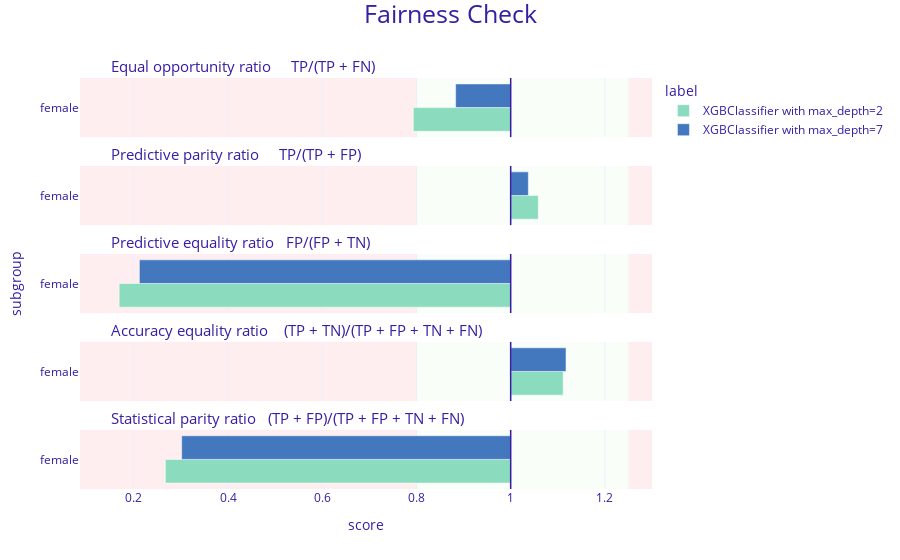

The cell this chart's notebook holds for it:
### Code cell
fobject_2.plot(fobject)

### Figure 1 — Plotly figure (JSON) as saved in the notebook; plotly's stock layout.template omitted (floating-point values rounded to 4 significant figures)
{"data": [{"alignmentgroup": "True", "customdata": [["female", 0.793, "XGBClassifier with max_depth=2"]], "hovertemplate": "<b>%{customdata[2]}</b><br>Subgroup: %{customdata[0]}<br>Score: %{customdata[1]}<br><extra></extra>", "legendgroup": "XGBClassifier with max_depth=2", "marker": {"color": "#8bdcbe", "pattern": {"shape": ""}}, "name": "XGBClassifier with max_depth=2", "offsetgroup": "XGBClassifier with max_depth=2", "orientation": "h", "showlegend": true, "textposition": "auto", "type": "bar", "x": [-0.2067], "xaxis": "x5", "y": [0.5], "yaxis": "y5"}, {"alignmentgroup": "True", "customdata": [["female", 1.059, "XGBClassifier with max_depth=2"]], "hovertemplate": "<b>%{customdata[2]}</b><br>Subgroup: %{customdata[0]}<br>Score: %{customdata[1]}<br><extra></extra>", "legendgroup": "XGBClassifier with max_depth=2", "marker": {"color": "#8bdcbe", "pattern": {"shape": ""}}, "name": "XGBClassifier with max_depth=2", "offsetgroup": "XGBClassifier with max_depth=2", "orientation": "h", "showlegend": false, "textposition": "auto", "type": "bar", "x": [0.0586], "xaxis": "x4", "y": [0.5], "yaxis": "y4"}, {"alignmentgroup": "True", "customdata": [["female", 0.169, "XGBClassifier with max_depth=2"]], "hovertemplate": "<b>%{customdata[2]}</b><br>Subgroup: %{customdata[0]}<br>Score: %{customdata[1]}<br><extra></extra>", "legendgroup": "XGBClassifier with max_depth=2", "marker": {"color": "#8bdcbe", "pattern": {"shape": ""}}, "name": "XGBClassifier with max_depth=2", "offsetgroup": "XGBClassifier with max_depth=2", "orientation": "h", "showlegend": false, "textposition": "auto", "type": "bar", "x": [-0.8312], "xaxis": "x3", "y": [0.5], "yaxis": "y3"}, {"alignmentgroup": "True", "customdata": [["female", 1.111, "XGBClassifier with max_depth=2"]], "hovertemplate": "<b>%{customdata[2]}</b><br>Subgroup: %{customdata[0]}<br>Score: %{customdata[1]}<br><extra></extra>", "legendgroup": "XGBClassifier with max_depth=2", "marker": {"color": "#8bdcbe", "pattern": {"shape": ""}}, "name": "XGBClassifier with max_depth=2", "offsetgroup": "XGBClassifier with max_depth=2", "orientation": "h", "showlegend": false, "textposition": "auto", "type": "bar", "x": [0.1114], "xaxis": "x2", "y": [0.5], "yaxis": "y2"}, {"alignmentgroup": "True", "customdata": [["female", 0.267, "XGBClassifier with max_depth=2"]], "hovertemplate": "<b>%{customdata[2]}</b><br>Subgroup: %{customdata[0]}<br>Score: %{customdata[1]}<br><extra></extra>", "legendgroup": "XGBClassifier with max_depth=2", "marker": {"color": "#8bdcbe", "pattern": {"shape": ""}}, "name": "XGBClassifier with max_depth=2", "offsetgroup": "XGBClassifier with max_depth=2", "orientation": "h", "showlegend": false, "textposition": "auto", "type": "bar", "x": [-0.7331], "xaxis": "x", "y": [0.5], "yaxis": "y"}, {"alignmentgroup": "True", "customdata": [["female", 0.883, "XGBClassifier with max_depth=7"]], "hovertemplate": "<b>%{customdata[2]}</b><br>Subgroup: %{customdata[0]}<br>Score: %{customdata[1]}<br><extra></extra>", "legendgroup": "XGBClassifier with max_depth=7", "marker": {"color": "#4378bf", "pattern": {"shape": ""}}, "name": "XGBClassifier with max_depth=7", "offsetgroup": "XGBClassifier with max_depth=7", "orientation": "h", "showlegend": true, "textposition": "auto", "type": "bar", "x": [-0.1169], "xaxis": "x5", "y": [0.5], "yaxis": "y5"}, {"alignmentgroup": "True", "customdata": [["female", 1.038, "XGBClassifier with max_depth=7"]], "hovertemplate": "<b>%{customdata[2]}</b><br>Subgroup: %{customdata[0]}<br>Score: %{customdata[1]}<br><extra></extra>", "legendgroup": "XGBClassifier with max_depth=7", "marker": {"color": "#4378bf", "pattern": {"shape": ""}}, "name": "XGBClassifier with max_depth=7", "offsetgroup": "XGBClassifier with max_depth=7", "orientation": "h", "showlegend": false, "textposition": "auto", "type": "bar", "x": [0.03752], "xaxis": "x4", "y": [0.5], "yaxis": "y4"}, {"alignmentgroup": "True", "customdata": [["female", 0.212, "XGBClassifier with max_depth=7"]], "hovertemplate": "<b>%{customdata[2]}</b><br>Subgroup: %{customdata[0]}<br>Score: %{customdata[1]}<br><extra></extra>", "legendgroup": "XGBClassifier with max_depth=7", "marker": {"color": "#4378bf", "pattern": {"shape": ""}}, "name": "XGBClassifier with max_depth=7", "offsetgroup": "XGBClassifier with max_depth=7", "orientation": "h", "showlegend": false, "textposition": "auto", "type": "bar", "x": [-0.7882], "xaxis": "x3", "y": [0.5], "yaxis": "y3"}, {"alignmentgroup": "True", "customdata": [["female", 1.117, "XGBClassifier with max_depth=7"]], "hovertemplate": "<b>%{customdata[2]}</b><br>Subgroup: %{customdata[0]}<br>Score: %{customdata[1]}<br><extra></extra>", "legendgroup": "XGBClassifier with max_depth=7", "marker": {"color": "#4378bf", "pattern": {"shape": ""}}, "name": "XGBClassifier with max_depth=7", "offsetgroup": "XGBClassifier with max_depth=7", "orientation": "h", "showlegend": false, "textposition": "auto", "type": "bar", "x": [0.1174], "xaxis": "x2", "y": [0.5], "yaxis": "y2"}, {"alignmentgroup": "True", "customdata": [["female", 0.302, "XGBClassifier with max_depth=7"]], "hovertemplate": "<b>%{customdata[2]}</b><br>Subgroup: %{customdata[0]}<br>Score: %{customdata[1]}<br><extra></extra>", "legendgroup": "XGBClassifier with max_depth=7", "marker": {"color": "#4378bf", "pattern": {"shape": ""}}, "name": "XGBClassifier with max_depth=7", "offsetgroup": "XGBClassifier with max_depth=7", "orientation": "h", "showlegend": false, "textposition": "auto", "type": "bar", "x": [-0.6985], "xaxis": "x", "y": [0.5], "yaxis": "y"}], "layout": {"annotations": [{"font": {"size": 15}, "showarrow": false, "text": "Statistical parity ratio   (TP + FP)/(TP + FP + TN + FN)", "x": 0.05, "xanchor": "left", "xref": "paper", "y": 0.144, "yanchor": "bottom", "yref": "paper"}, {"font": {"size": 15}, "showarrow": false, "text": "Accuracy equality ratio    (TP + TN)/(TP + FP + TN + FN)", "x": 0.05, "xanchor": "left", "xref": "paper", "y": 0.358, "yanchor": "bottom", "yref": "paper"}, {"font": {"size": 15}, "showarrow": false, "text": "Predictive equality ratio   FP/(FP + TN)", "x": 0.05, "xanchor": "left", "xref": "paper", "y": 0.572, "yanchor": "bottom", "yref": "paper"}, {"font": {"size": 15}, "showarrow": false, "text": "Predictive parity ratio     TP/(TP + FP)", "x": 0.05, "xanchor": "left", "xref": "paper", "y": 0.786, "yanchor": "bottom", "yref": "paper"}, {"font": {"size": 15}, "showarrow": false, "text": "Equal opportunity ratio     TP/(TP + FN)", "x": 0.05, "xanchor": "left", "xref": "paper", "y": 1, "yanchor": "bottom", "yref": "paper"}], "autosize": true, "barmode": "group", "font": {"color": "#371ea3"}, "legend": {"title": {"text": "label"}, "tracegroupgap": 0}, "margin": {"b": 71, "r": 30, "t": 78}, "shapes": [{"fillcolor": "#f05a71", "layer": "below", "line": {"width": 0}, "opacity": 0.1, "type": "rect", "x0": 0.25, "x1": 0.3, "xref": "x", "y0": 0, "y1": 1, "yref": "y"}, {"fillcolor": "#f05a71", "layer": "below", "line": {"width": 0}, "opacity": 0.1, "type": "rect", "x0": -0.9143, "x1": -0.2, "xref": "x", "y0": 0, "y1": 1, "yref": "y"}, {"fillcolor": "#c7f5bf", "layer": "below", "line": {"width": 0}, "opacity": 0.1, "type": "rect", "x0": -0.2, "x1": 0.25, "xref": "x", "y0": 0, "y1": 1, "yref": "y"}, {"line": {"color": "#371ea3", "width": 1.5}, "type": "line", "x0": 0, "x1": 0, "xref": "x", "y0": 0, "y1": 1, "yref": "y"}, {"fillcolor": "#f05a71", "layer": "below", "line": {"width": 0}, "opacity": 0.1, "type": "rect", "x0": 0.25, "x1": 0.3, "xref": "x", "y0": 0, "y1": 1, "yref": "y2"}, {"fillcolor": "#f05a71", "layer": "below", "line": {"width": 0}, "opacity": 0.1, "type": "rect", "x0": -0.9143, "x1": -0.2, "xref": "x", "y0": 0, "y1": 1, "yref": "y2"}, {"fillcolor": "#c7f5bf", "layer": "below", "line": {"width": 0}, "opacity": 0.1, "type": "rect", "x0": -0.2, "x1": 0.25, "xref": "x", "y0": 0, "y1": 1, "yref": "y2"}, {"line": {"color": "#371ea3", "width": 1.5}, "type": "line", "x0": 0, "x1": 0, "xref": "x", "y0": 0, "y1": 1, "yref": "y2"}, {"fillcolor": "#f05a71", "layer": "below", "line": {"width": 0}, "opacity": 0.1, "type": "rect", "x0": 0.25, "x1": 0.3, "xref": "x", "y0": 0, "y1": 1, "yref": "y3"}, {"fillcolor": "#f05a71", "layer": "below", "line": {"width": 0}, "opacity": 0.1, "type": "rect", "x0": -0.9143, "x1": -0.2, "xref": "x", "y0": 0, "y1": 1, "yref": "y3"}, {"fillcolor": "#c7f5bf", "layer": "below", "line": {"width": 0}, "opacity": 0.1, "type": "rect", "x0": -0.2, "x1": 0.25, "xref": "x", "y0": 0, "y1": 1, "yref": "y3"}, {"line": {"color": "#371ea3", "width": 1.5}, "type": "line", "x0": 0, "x1": 0, "xref": "x", "y0": 0, "y1": 1, "yref": "y3"}, {"fillcolor": "#f05a71", "layer": "below", "line": {"width": 0}, "opacity": 0.1, "type": "rect", "x0": 0.25, "x1": 0.3, "xref": "x", "y0": 0, "y1": 1, "yref": "y4"}, {"fillcolor": "#f05a71", "layer": "below", "line": {"width": 0}, "opacity": 0.1, "type": "rect", "x0": -0.9143, "x1": -0.2, "xref": "x", "y0": 0, "y1": 1, "yref": "y4"}, {"fillcolor": "#c7f5bf", "layer": "below", "line": {"width": 0}, "opacity": 0.1, "type": "rect", "x0": -0.2, "x1": 0.25, "xref": "x", "y0": 0, "y1": 1, "yref": "y4"}, {"line": {"color": "#371ea3", "width": 1.5}, "type": "line", "x0": 0, "x1": 0, "xref": "x", "y0": 0, "y1": 1, "yref": "y4"}, {"fillcolor": "#f05a71", "layer": "below", "line": {"width": 0}, "opacity": 0.1, "type": "rect", "x0": 0.25, "x1": 0.3, "xref": "x", "y0": 0, "y1": 1, "yref": "y5"}, {"fillcolor": "#f05a71", "layer": "below", "line": {"width": 0}, "opacity": 0.1, "type": "rect", "x0": -0.9143, "x1": -0.2, "xref": "x", "y0": 0, "y1": 1, "yref": "y5"}, {"fillcolor": "#c7f5bf", "layer": "below", "line": {"width": 0}, "opacity": 0.1, "type": "rect", "x0": -0.2, "x1": 0.25, "xref": "x", "y0": 0, "y1": 1, "yref": "y5"}, {"line": {"color": "#371ea3", "width": 1.5}, "type": "line", "x0": 0, "x1": 0, "xref": "x", "y0": 0, "y1": 1, "yref": "y5"}], "title": {"font": {"size": 25}, "text": "Fairness Check", "x": 0.5, "y": 0.99}, "xaxis": {"anchor": "y", "domain": [0, 1], "range": [-0.9143, 0.3], "ticktext": [0, 0.2, 0.4, 0.6, 0.8, 1, 1.2, 1], "tickvals": [-1, -0.8, -0.6, -0.4, -0.2, 0, 0.2, 0], "title": {"text": "score"}, "type": "linear"}, "xaxis2": {"anchor": "y2", "domain": [0, 1], "matches": "x", "range": [-0.9143, 0.3], "showticklabels": false, "ticktext": [0, 0.2, 0.4, 0.6, 0.8, 1, 1.2, 1], "tickvals": [-1, -0.8, -0.6, -0.4, -0.2, 0, 0.2, 0], "type": "linear"}, "xaxis3": {"anchor": "y3", "domain": [0, 1], "matches": "x", "range": [-0.9143, 0.3], "showticklabels": false, "ticktext": [0, 0.2, 0.4, 0.6, 0.8, 1, 1.2, 1], "tickvals": [-1, -0.8, -0.6, -0.4, -0.2, 0, 0.2, 0], "type": "linear"}, "xaxis4": {"anchor": "y4", "domain": [0, 1], "matches": "x", "range": [-0.9143, 0.3], "showticklabels": false, "ticktext": [0, 0.2, 0.4, 0.6, 0.8, 1, 1.2, 1], "tickvals": [-1, -0.8, -0.6, -0.4, -0.2, 0, 0.2, 0], "type": "linear"}, "xaxis5": {"anchor": "y5", "domain": [0, 1], "matches": "x", "range": [-0.9143, 0.3], "showticklabels": false, "ticktext": [0, 0.2, 0.4, 0.6, 0.8, 1, 1.2, 1], "tickvals": [-1, -0.8, -0.6, -0.4, -0.2, 0, 0.2, 0], "type": "linear"}, "yaxis": {"anchor": "x", "domain": [0, 0.144], "range": [0, 1], "showgrid": false, "ticktext": ["female"], "tickvals": [0.5], "title": {"text": ""}, "type": "linear", "zeroline": false}, "yaxis2": {"anchor": "x2", "domain": [0.214, 0.358], "matches": "y", "range": [0, 1], "showgrid": false, "ticktext": ["female"], "tickvals": [0.5], "title": {"text": ""}, "type": "linear", "zeroline": false}, "yaxis3": {"anchor": "x3", "domain": [0.428, 0.572], "matches": "y", "range": [0, 1], "showgrid": false, "ticktext": ["female"], "tickvals": [0.5], "title": {"text": "subgroup"}, "type": "linear", "zeroline": false}, "yaxis4": {"anchor": "x4", "domain": [0.642, 0.786], "matches": "y", "range": [0, 1], "showgrid": false, "ticktext": ["female"], "tickvals": [0.5], "title": {"text": ""}, "type": "linear", "zeroline": false}, "yaxis5": {"anchor": "x5", "domain": [0.856, 1], "matches": "y", "range": [0, 1], "showgrid": false, "ticktext": ["female"], "tickvals": [0.5], "title": {"text": ""}, "type": "linear", "zeroline": false}}}
